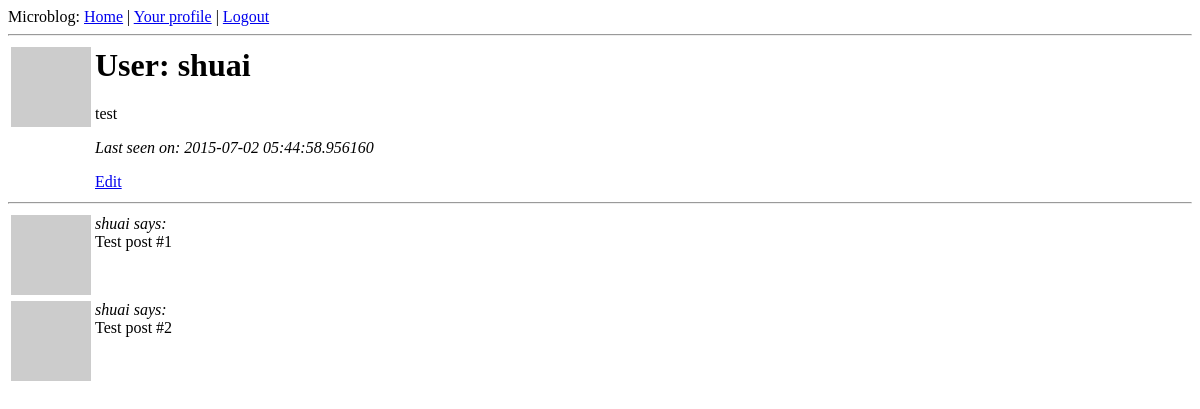
/user/shuai (signed in), run on an earlier commit of the app's database.
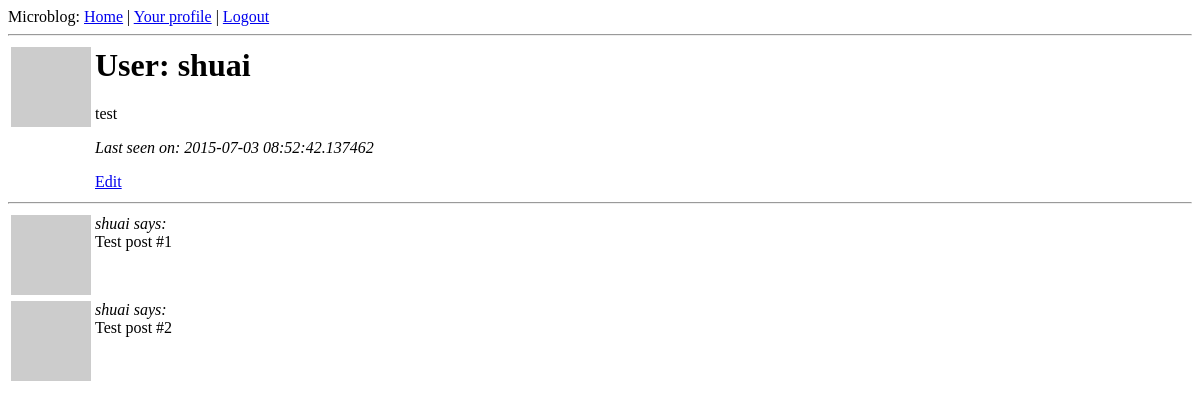
And on a later commit of the database.
### app/models.py (models this page shows, shortened)
class User(db.Model):
    id = db.Column(db.Integer, primary_key=True)
    nickname = db.Column(db.String(64), index=True, unique=True)
    email = db.Column(db.String(120), index=True, unique=True)
    posts = db.relationship('Post', backref='author', lazy='dynamic')
    about_me = db.Column(db.String(140))
    last_seen = db.Column(db.DateTime)
    def is_authenticated(self):
        return True
    def avatar(self, size):
            return 'http://www.gravatar.com/avatar/%s?d=mm&s=%d' % (md5(self.email.encode('utf-8')).hexdigest(), size)

### app/views.py (the view)
@app.route('/user/<nickname>')
@login_required
def user(nickname):
    user = User.query.filter_by(nickname=nickname).first()
    if user == None:
        flash('user %s not found.' % nickname)
        return redirect(url_for('index'))
    posts = [
        {'author': user, 'body': 'Test post #1'},
        {'author': user, 'body': 'Test post #2'}
    ]
    return render_template('user.html',
                           user=user,
                           posts=posts)

### app/views.py (called while the page is built)
@lm.user_loader
def load_user(id):
    return User.query.get(int(id))

@app.before_request
def before_request():
    g.user = current_user
    if g.user.is_authenticated():
        g.user.last_seen = datetime.utcnow()
        db.session.add(g.user)
        db.session.commit()

### app/templates/user.html
{% extends "base.html" %}
{% block content %}
    <table>
        <tr valign="top">
            <td><img src="{{ user.avatar(128) }}"></td>
            <td><h1>User: {{ user.nickname }}</h1>
                {% if user.about_me %}<p>{{ user.about_me }}</p>{% endif %}
                {% if user.last_seen %}<p><i>Last seen on: {{ user.last_seen }}</i></p>{% endif %}
                {% if user.id == g.user.id %}<p><a href="{{ url_for('edit') }}">Edit</a></p>{% endif %}
            </td>
        </tr>
    </table>
    <hr>
    {% for post in posts %}
        {% include 'post.html' %}
    {% endfor %}
{% endblock %}

### app/templates/base.html (shortened to what this page needs)
<html>
    <head>
    </head>
    <body>
        <div>Microblog: <a href="/index">Home</a>
            {% if g.user.is_authenticated() %}
            | <a href="{{ url_for('user', nickname=g.user.nickname) }}">Your profile</a>
            | <a href="{{ url_for('logout')}}">Logout</a>
            {% endif %}
        </div>
        <hr>
        {% block content %}{% endblock %}
    </body>
</html>

### app/templates/post.html
<table>
    <tr valign="top">
        <td><img src="{{ post.author.avatar(50) }}"></td><td><i>{{ post.author.nickname }} says:</i><br>{{ post.body }}</td>
    </tr>
</table>

What changed in the data, as far as the page shows it:
changed User "shuai": last_seen "2015-07-02 05:44:58.956160" → "2015-07-03 08:52:42.137462"
